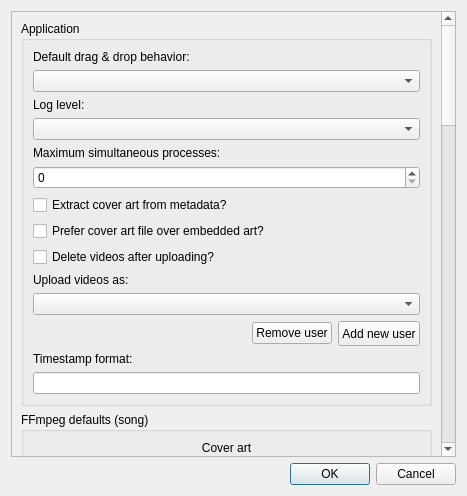
<?xml version="1.0" encoding="UTF-8"?>
<ui version="4.0">
 <class>Dialog</class>
 <widget class="QDialog" name="Dialog">
  <property name="geometry">
   <rect>
    <x>0</x>
    <y>0</y>
    <width>467</width>
    <height>496</height>
   </rect>
  </property>
  <property name="sizePolicy">
   <sizepolicy hsizetype="Preferred" vsizetype="Preferred">
    <horstretch>0</horstretch>
    <verstretch>0</verstretch>
   </sizepolicy>
  </property>
  <property name="minimumSize">
   <size>
    <width>300</width>
    <height>300</height>
   </size>
  </property>
  <property name="maximumSize">
   <size>
    <width>16777215</width>
    <height>16777215</height>
   </size>
  </property>
  <property name="windowTitle">
   <string>Settings</string>
  </property>
  <layout class="QGridLayout" name="gridLayout">
   <item row="2" column="0">
    <widget class="QDialogButtonBox" name="buttonBox">
     <property name="orientation">
      <enum>Qt::Horizontal</enum>
     </property>
     <property name="standardButtons">
      <set>QDialogButtonBox::Cancel|QDialogButtonBox::Ok</set>
     </property>
    </widget>
   </item>
   <item row="1" column="0">
    <widget class="SettingsScrollArea" name="scrollArea">
     <property name="horizontalScrollBarPolicy">
      <enum>Qt::ScrollBarAlwaysOff</enum>
     </property>
     <property name="widgetResizable">
      <bool>true</bool>
     </property>
     <widget class="QWidget" name="scrollAreaWidgetContents">
      <property name="geometry">
       <rect>
        <x>0</x>
        <y>0</y>
        <width>433</width>
        <height>1873</height>
       </rect>
      </property>
      <property name="sizePolicy">
       <sizepolicy hsizetype="Expanding" vsizetype="Expanding">
        <horstretch>0</horstretch>
        <verstretch>0</verstretch>
       </sizepolicy>
      </property>
      <property name="minimumSize">
       <size>
        <width>0</width>
        <height>0</height>
       </size>
      </property>
      <layout class="QVBoxLayout" name="verticalLayout_9">
       <item>
        <widget class="QGroupBox" name="applicationSettings">
         <property name="sizePolicy">
          <sizepolicy hsizetype="Preferred" vsizetype="Preferred">
           <horstretch>0</horstretch>
           <verstretch>0</verstretch>
          </sizepolicy>
         </property>
         <property name="minimumSize">
          <size>
           <width>0</width>
           <height>0</height>
          </size>
         </property>
         <property name="title">
          <string>Application</string>
         </property>
         <layout class="QVBoxLayout" name="verticalLayout">
          <item>
           <widget class="QLabel" name="label">
            <property name="text">
             <string>Default drag &amp; drop behavior:</string>
            </property>
           </widget>
          </item>
          <item>
           <widget class="QComboBox" name="dragAndDropBehavior"/>
          </item>
          <item>
           <widget class="QLabel" name="label_2">
            <property name="text">
             <string>Log level:</string>
            </property>
           </widget>
          </item>
          <item>
           <widget class="QComboBox" name="logLevel"/>
          </item>
          <item>
           <widget class="QLabel" name="label_3">
            <property name="text">
             <string>Maximum simultaneous processes:</string>
            </property>
           </widget>
          </item>
          <item>
           <widget class="QSpinBox" name="maxProcesses">
            <property name="sizePolicy">
             <sizepolicy hsizetype="Preferred" vsizetype="Fixed">
              <horstretch>0</horstretch>
              <verstretch>0</verstretch>
             </sizepolicy>
            </property>
            <property name="maximum">
             <number>256</number>
            </property>
           </widget>
          </item>
          <item>
           <widget class="SettingCheckBox" name="extractCoverArt">
            <property name="layoutDirection">
             <enum>Qt::LeftToRight</enum>
            </property>
            <property name="text">
             <string>Extract cover art from metadata?</string>
            </property>
           </widget>
          </item>
          <item>
           <widget class="SettingCheckBox" name="preferCoverArtFile">
            <property name="text">
             <string>Prefer cover art file over embedded art?</string>
            </property>
           </widget>
          </item>
          <item>
           <widget class="SettingCheckBox" name="deleteAfterUploading">
            <property name="text">
             <string>Delete videos after uploading?</string>
            </property>
           </widget>
          </item>
<item>
           <widget class="QLabel" name="label_11">
            <property name="text">
             <string>Upload videos as:</string>
            </property>
           </widget>
          </item>
          <item>
           <widget class="QComboBox" name="username"/>
          </item>
          <item>
           <layout class="QHBoxLayout" name="horizontalLayout">
            <property name="sizeConstraint">
             <enum>QLayout::SetDefaultConstraint</enum>
            </property>
            <item>
             <spacer name="horizontalSpacer">
              <property name="orientation">
               <enum>Qt::Horizontal</enum>
              </property>
              <property name="sizeHint" stdset="0">
               <size>
                <width>40</width>
                <height>20</height>
               </size>
              </property>
             </spacer>
            </item>
            <item>
             <widget class="QPushButton" name="removeUserButton">
              <property name="text">
               <string>Remove user</string>
              </property>
             </widget>
            </item>
            <item>
             <widget class="QPushButton" name="addNewUserButton">
              <property name="minimumSize">
               <size>
                <width>0</width>
                <height>25</height>
               </size>
              </property>
              <property name="maximumSize">
               <size>
                <width>100</width>
                <height>50</height>
               </size>
              </property>
              <property name="text">
               <string>Add new user</string>
              </property>
             </widget>
            </item>
           </layout>
          </item>
          <item>
           <widget class="QLabel" name="label_9">
            <property name="text">
             <string>Timestamp format:</string>
            </property>
           </widget>
          </item>
          <item>
           <widget class="QLineEdit" name="timestampFormat"/>
          </item>
         </layout>
        </widget>
       </item>
       <item>
        <widget class="QGroupBox" name="ffmpegSettings">
         <property name="title">
          <string>FFmpeg defaults (song)</string>
         </property>
         <layout class="QVBoxLayout" name="verticalLayout_7">
          <item>
           <widget class="CoverArtDisplay" name="coverArt">
            <property name="sizePolicy">
             <sizepolicy hsizetype="Preferred" vsizetype="Fixed">
              <horstretch>0</horstretch>
              <verstretch>0</verstretch>
             </sizepolicy>
            </property>
            <property name="text">
             <string>Cover art</string>
            </property>
            <property name="alignment">
             <set>Qt::AlignCenter</set>
            </property>
           </widget>
          </item>
          <item alignment="Qt::AlignHCenter">
           <widget class="QPushButton" name="coverArtButton">
            <property name="minimumSize">
             <size>
              <width>0</width>
              <height>25</height>
             </size>
            </property>
            <property name="maximumSize">
             <size>
              <width>150</width>
              <height>50</height>
             </size>
            </property>
            <property name="text">
             <string>Choose cover art...</string>
            </property>
           </widget>
          </item>
          <item>
           <widget class="QLabel" name="label_4">
            <property name="text">
             <string>Background color:</string>
            </property>
           </widget>
          </item>
          <item>
           <widget class="QLineEdit" name="backgroundColor"/>
          </item>
          <item>
           <widget class="QLabel" name="label_24">
            <property name="text">
             <string>Video width:</string>
            </property>
           </widget>
          </item>
          <item>
           <widget class="QSpinBox" name="videoWidth">
            <property name="maximum">
             <number>99999</number>
            </property>
           </widget>
          </item>
          <item>
           <widget class="QLabel" name="label_25">
            <property name="text">
             <string>Video height:</string>
            </property>
           </widget>
          </item>
          <item>
           <widget class="QSpinBox" name="videoHeight">
            <property name="maximum">
             <number>99999</number>
            </property>
           </widget>
          </item>
          <item>
           <widget class="QLabel" name="label_6">
            <property name="text">
             <string>Output file directory:</string>
            </property>
           </widget>
          </item>
          <item>
           <widget class="QLineEdit" name="fileOutputDir"/>
          </item>
          <item>
           <widget class="QLabel" name="label_5">
            <property name="text">
             <string>Output file name:</string>
            </property>
           </widget>
          </item>
          <item>
           <widget class="QLineEdit" name="fileOutputName"/>
          </item>
          <item>
           <widget class="QLabel" name="label_14">
            <property name="text">
             <string>Render command:</string>
            </property>
           </widget>
          </item>
          <item>
           <widget class="FileComboBox" name="commandName">
            <property name="editable">
             <bool>false</bool>
            </property>
           </widget>
          </item>
         </layout>
        </widget>
       </item>
       <item>
        <widget class="QGroupBox" name="ffmpegSettingsAlbum">
         <property name="title">
          <string>FFmpeg defaults (album)</string>
         </property>
         <layout class="QVBoxLayout" name="verticalLayout_2">
          <item>
           <widget class="QLabel" name="albumPlaylistLabel">
            <property name="text">
             <string>Render album as:</string>
            </property>
           </widget>
          </item>
          <item>
           <widget class="QComboBox" name="albumPlaylist"/>
          </item>
          <item>
           <widget class="QLabel" name="label_8">
            <property name="text">
             <string>Output file directory:</string>
            </property>
           </widget>
          </item>
          <item>
           <widget class="QLineEdit" name="fileOutputDirAlbum"/>
          </item>
          <item>
           <widget class="QLabel" name="label_7">
            <property name="text">
             <string>Output file name:</string>
            </property>
           </widget>
          </item>
          <item>
           <widget class="QLineEdit" name="fileOutputNameAlbum"/>
          </item>
          <item>
           <widget class="QLabel" name="label_12">
            <property name="text">
             <string>Concatenation command:</string>
            </property>
           </widget>
          </item>
          <item>
           <widget class="FileComboBox" name="concatCommandName"/>
          </item>
         </layout>
        </widget>
       </item>
       <item>
        <widget class="SettingCheckBox" name="uploadYouTube">
         <property name="text">
          <string>Default upload to YouTube?</string>
         </property>
         <property name="checked">
          <bool>true</bool>
         </property>
         <property name="tristate">
          <bool>false</bool>
         </property>
        </widget>
       </item>
       <item>
        <widget class="QGroupBox" name="youtubeSettings">
         <property name="title">
          <string>YouTube defaults (song)</string>
         </property>
         <layout class="QVBoxLayout" name="verticalLayout_6">
          <item>
           <widget class="QLabel" name="label_20">
            <property name="text">
             <string>Video title:</string>
            </property>
           </widget>
          </item>
          <item>
           <widget class="QLineEdit" name="videoTitle"/>
          </item>
          <item>
           <widget class="QLabel" name="label_21">
            <property name="text">
             <string>Video description:</string>
            </property>
           </widget>
          </item>
          <item>
           <widget class="QPlainTextEdit" name="videoDescription"/>
          </item>
          <item>
           <widget class="QLabel" name="label_22">
            <property name="text">
             <string>Video tags:</string>
            </property>
           </widget>
          </item>
          <item>
           <widget class="QPlainTextEdit" name="videoTags">
            <property name="maximumSize">
             <size>
              <width>16777215</width>
              <height>16777215</height>
             </size>
            </property>
           </widget>
          </item>
          <item>
           <widget class="QLabel" name="label_10">
            <property name="text">
             <string>Playlist names (one per line):</string>
            </property>
           </widget>
          </item>
          <item>
           <widget class="QPlainTextEdit" name="playlistName"/>
          </item>
          <item>
           <widget class="QLabel" name="label_23">
            <property name="text">
             <string>Visibility:</string>
            </property>
           </widget>
          </item>
          <item>
           <widget class="QComboBox" name="videoVisibility"/>
          </item>
          <item>
           <widget class="SettingCheckBox" name="notifySubs">
            <property name="text">
             <string>Notify subscribers?</string>
            </property>
           </widget>
          </item>
         </layout>
        </widget>
       </item>
       <item>
        <widget class="QGroupBox" name="youtubeSettingsAlbum">
         <property name="title">
          <string>YouTube defaults (album)</string>
         </property>
         <layout class="QVBoxLayout" name="verticalLayout_60">
          <item>
           <widget class="QLabel" name="label_200">
            <property name="text">
             <string>Video title:</string>
            </property>
           </widget>
          </item>
          <item>
           <widget class="QLineEdit" name="videoTitleAlbum"/>
          </item>
          <item>
           <widget class="QLabel" name="label_210">
            <property name="text">
             <string>Video description:</string>
            </property>
           </widget>
          </item>
          <item>
           <widget class="QPlainTextEdit" name="videoDescriptionAlbum"/>
          </item>
          <item>
           <widget class="QLabel" name="label_220">
            <property name="text">
             <string>Video tags:</string>
            </property>
           </widget>
          </item>
          <item>
           <widget class="QPlainTextEdit" name="videoTagsAlbum">
            <property name="maximumSize">
             <size>
              <width>16777215</width>
              <height>16777215</height>
             </size>
            </property>
           </widget>
          </item>
          <item>
           <widget class="QLabel" name="label_13">
            <property name="text">
             <string>Visibility:</string>
            </property>
           </widget>
          </item>
          <item>
           <widget class="QComboBox" name="videoVisibilityAlbum"/>
          </item>
          <item>
           <widget class="SettingCheckBox" name="notifySubsAlbum">
            <property name="text">
             <string>Notify subscribers?</string>
            </property>
           </widget>
          </item>
         </layout>
        </widget>
       </item>
      </layout>
     </widget>
    </widget>
   </item>
  </layout>
 </widget>
 <customwidgets>
  <customwidget>
   <class>SettingCheckBox</class>
   <extends>QCheckBox</extends>
   <header>setting_check_box.h</header>
  </customwidget>
  <customwidget>
   <class>CoverArtDisplay</class>
   <extends>QLabel</extends>
   <header>cover_art_display.h</header>
  </customwidget>
  <customwidget>
   <class>SettingsScrollArea</class>
   <extends>QScrollArea</extends>
   <header>settings_scroll_area.h</header>
   <container>1</container>
  </customwidget>
  <customwidget>
   <class>FileComboBox</class>
   <extends>QComboBox</extends>
   <header>file_combo_box.h</header>
  </customwidget>
 </customwidgets>
 <resources/>
 <connections>
  <connection>
   <sender>buttonBox</sender>
   <signal>accepted()</signal>
   <receiver>Dialog</receiver>
   <slot>accept()</slot>
   <hints>
    <hint type="sourcelabel">
     <x>248</x>
     <y>254</y>
    </hint>
    <hint type="destinationlabel">
     <x>157</x>
     <y>274</y>
    </hint>
   </hints>
  </connection>
  <connection>
   <sender>buttonBox</sender>
   <signal>rejected()</signal>
   <receiver>Dialog</receiver>
   <slot>reject()</slot>
   <hints>
    <hint type="sourcelabel">
     <x>316</x>
     <y>260</y>
    </hint>
    <hint type="destinationlabel">
     <x>286</x>
     <y>274</y>
    </hint>
   </hints>
  </connection>
 </connections>
</ui>
